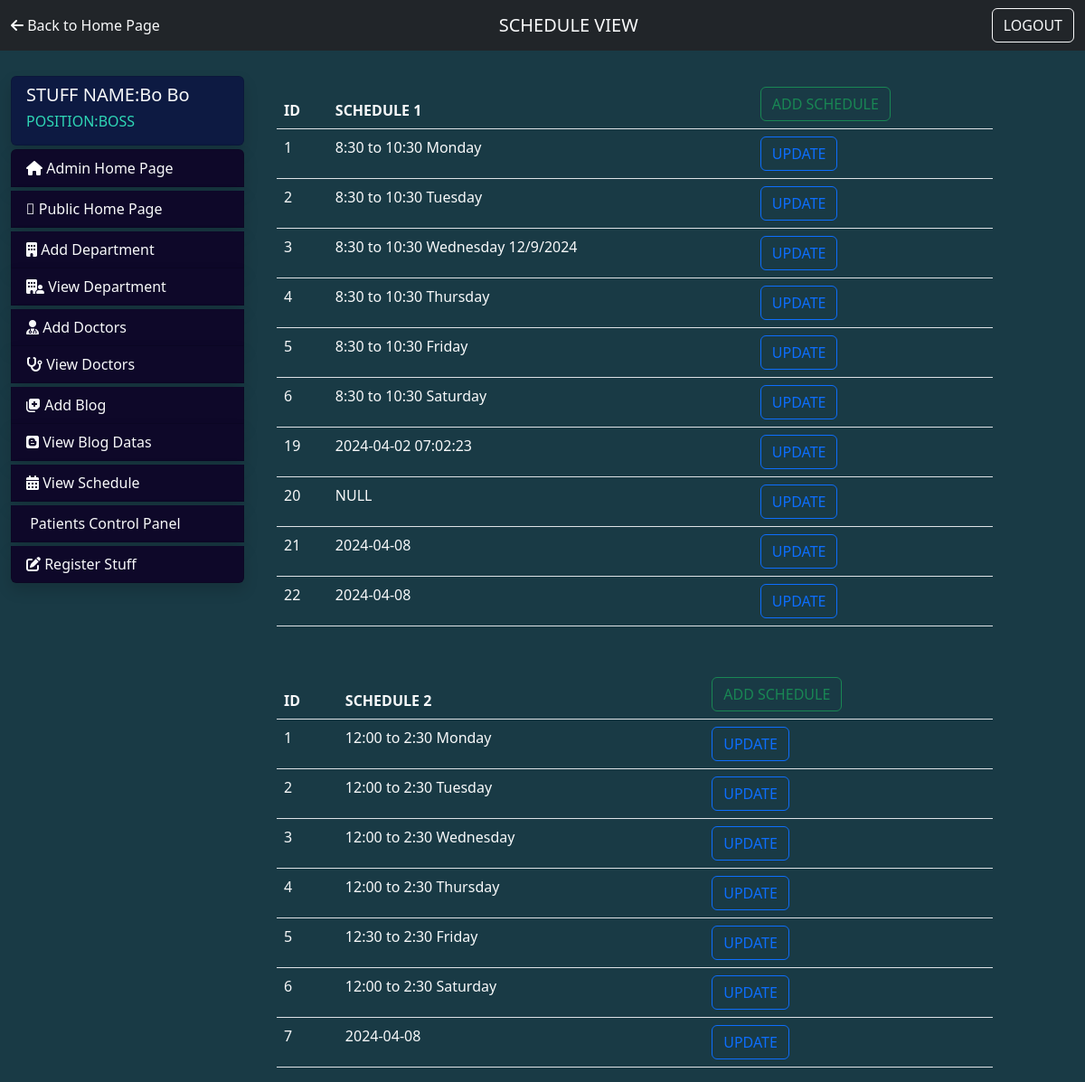
The app's page /views/viewSchedule.php (signed in) with its own data.
### tables this page shows
CREATE TABLE `schedules1` (
  `id` int(11) NOT NULL,
  `time` varchar(255) NOT NULL
);

CREATE TABLE `schedules2` (
  `id` int(11) NOT NULL,
  `time` varchar(255) NOT NULL
);

### views/viewSchedule.php (the view, shortened to what this page needs)
<?php
if(isset($_SESSION['admin_name'])){
?>
<!DOCTYPE html>
<html lang="en">
<head>
<?php
            include '../dbconn.php';
            try {
              $conn = new PDO("mysql:host=$servername;dbname=$dbname", $username, $password);
              $conn->setAttribute(PDO::ATTR_ERRMODE, PDO::ERRMODE_EXCEPTION);
            } catch(PDOException $e) {
              echo "Connection failed: " . $e->getMessage();
            };
    ?>
    <link rel="stylesheet" href="../css/bootstrap.min.css">
    <link rel="stylesheet" href="../css/all.min.css">
</head>
<body style="overflow-x:hidden; background-color:#193a45;">
<div class="bg-dark w-100 text-end">
  <nav class="navbar navbar-expand-lg bg-body-tertiary ">
    <div class="container-fluid">
      <a class="text-decoration-none text-light" href="adminindex.php"> <i class="fa-solid fa-arrow-left"></i> Back to Home Page </a>
      <a class="navbar-brand text-light" href="formdoc.php">SCHEDULE VIEW</a>
      <a class="" href="../actions/etpLogout.php">
        <button class="btn btn-outline-light">LOGOUT</button>
        </a>
    </div>
  </nav>
</div>
<div class="row mt-4">
    <div class="col-lg-3">
      <?php include"adminNav.php";?>
    </div>
    <div class="col-lg-8">
    <table class="table mt-2">
        <thead>
          <tr class="text-light">
            <th>ID</th>
            <th>SCHEDULE 1</th>
            <th><form action="../actions/addschedule.php" method="post">
            <input type="submit" value="ADD SCHEDULE" class="btn btn-outline-success">
          </form></th>
          </tr>
        </thead>
        <tbody>
            <?php
            $sql = "SELECT *
            FROM schedules1";
            $result = $conn->query($sql);
            if(isset($result)){
                while($row = $result->fetch()){
                  echo "<tr class='text-light'>
                          <form method='post' action='formSchedule.php?sch=schedules1'>
                            <td>" . $row['id'] . "</td>
                            <td>" . $row['time'] . "</td>
                            <td>
                            <input type='hidden' name='table' value='schedules1'>
                            <input type='hidden' name='id' value=". $row['id'] .">
                            <button type='submit' class='btn btn-outline-primary'>UPDATE</button>
                            </td>
                          </form>
                        </tr>";
                }
            }
          ?>
        </tbody>
      </table>
      <br>
      <table class="table mt-2">
    <thead>
      <tr class="text-light">
        <th>ID</th>
        <th>SCHEDULE 2</th>
        <th><form action="../actions/addschedule.php" method="post">
            <input type="submit" value="ADD SCHEDULE" class="btn btn-outline-success">
          </form></th>
      </tr>
    </thead>
    <tbody>
        <?php
        $sql = "SELECT *
        FROM schedules2";
        $result = $conn->query($sql);
        if(isset($result)){
            while($row = $result->fetch()){
              echo "<tr class='text-light'>
                      <form method='post' action='formSchedule.php?sch=schedules2'>
                        <td>" . $row['id'] . "</td>
                        <td>" . $row['time'] . "</td>
                        <td>
                        <input type='hidden' name='table' value='schedules1'>
                        <input type='hidden' name='id' value=". $row['id'] .">
                        <button type='submit' class='btn btn-outline-primary'>UPDATE</button>
                        </td>
                      </form>
                    </tr>";
            }
        }
      ?>
    </tbody>
  </table>
    </div>
<br>
</body>
</html>
<?php
exit();
}
else{
  header("Location:../views/etpForm.php");
  exit();
}
 ?>

### records on screen
schedules1: id "1", time "8:30 to 10:30 Monday"
schedules1: id "2", time "8:30 to 10:30 Tuesday"
schedules1: id "3", time "8:30 to 10:30 Wednesday 12/9/2024"
schedules1: id "4", time "8:30 to 10:30 Thursday"
schedules1: id "5", time "8:30 to 10:30 Friday"
schedules1: id "6", time "8:30 to 10:30 Saturday"
schedules1: id "19", time "2024-04-02 07:02:23"
schedules1: id "20", time "NULL"
schedules1: id "21", time "2024-04-08"
schedules1: id "22", time "2024-04-08"
schedules2: id "1", time "12:00 to 2:30 Monday"
schedules2: id "2", time "12:00 to 2:30 Tuesday"
schedules2: id "3", time "12:00 to 2:30 Wednesday"
schedules2: id "4", time "12:00 to 2:30 Thursday"
schedules2: id "5", time "12:30 to 2:30 Friday"
schedules2: id "6", time "12:00 to 2:30 Saturday"
schedules2: id "7", time "2024-04-08"

### other values on screen
$_SESSION['admin_name'] "Bo Bo"
$_SESSION['admin_position'] "BOSS"
